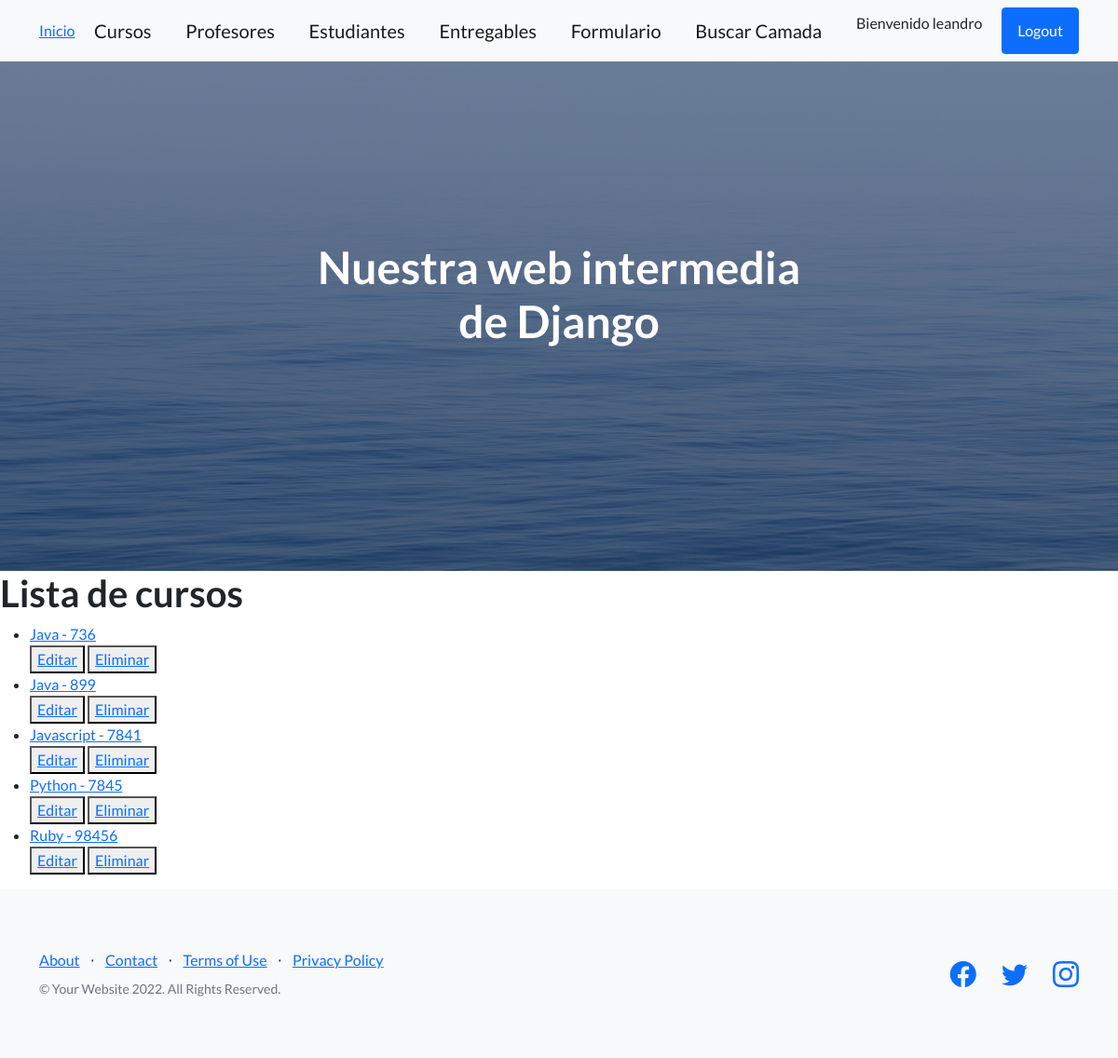
Page /app-coder/listaCursos/ (signed in) on the earlier database version.
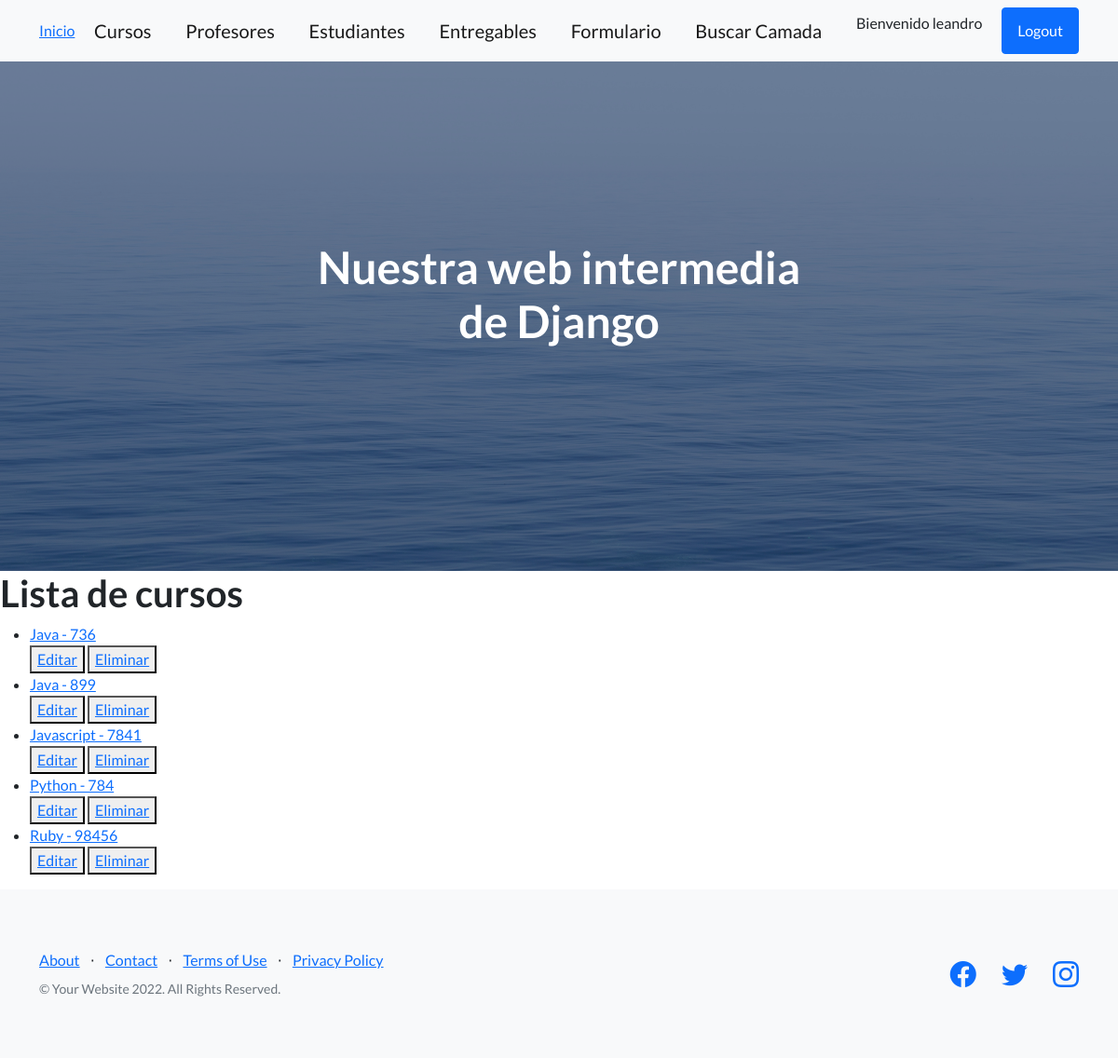
Same page on the later database version.
### AppCoder/models.py (models this page shows)
class Curso(models.Model): #tenemos que hacer que hereden esta estructura definida como parametro
    nombre = models.CharField(max_length=50) #nombre del curso
    camada = models.IntegerField() #comision del curso
    def __str__(self):
        return f'{self.nombre} - {self.camada}'
    class Meta: # todos estos cambios se ven reflejados en admin
        verbose_name = 'Course'
        verbose_name_plural = 'My Courses'
        ordering = ['nombre', 'camada']
        unique_together = ['nombre', 'camada']

### AppCoder/views.py (the view)
# urls.py: path('listaCursos/', CursoList.as_view(), name='ListaCursos'), #con esta view nos devielve los cursos
class CursoList(LoginRequiredMixin, ListView): #En vez de decoradores, se hereda de LoginRequiredMixin el "acceso" cuando estemos logueados
    model = Curso
    template_name = 'curso_list.html'
    context_object_name = "cursos"

### AppCoder/templates/curso_list.html
{% extends 'padre.html' %}
{% block contenidoQueCambia %}
    <h1>Lista de cursos</h1>
    <ul>
        {% for curso in cursos %}
            <li>
                <a href="{% url 'DetalleCursos' curso.id %}">
                {{curso}}
                </a>
                <div>
                    <button>
                        <a href="{% url 'ActualizaCurso' curso.id %}">Editar</a>
                    </button>
                    <button>
                        <a href="{% url 'EliminarCurso' curso.id %}">Eliminar</a>
                    </button>
                </div>
            </li>
        {% endfor %}
    </ul>
{% endblock contenidoQueCambia %}

Differences in the rows shown:
changed Curso: nombre+camada "Python - 7845" → "Python - 784"
